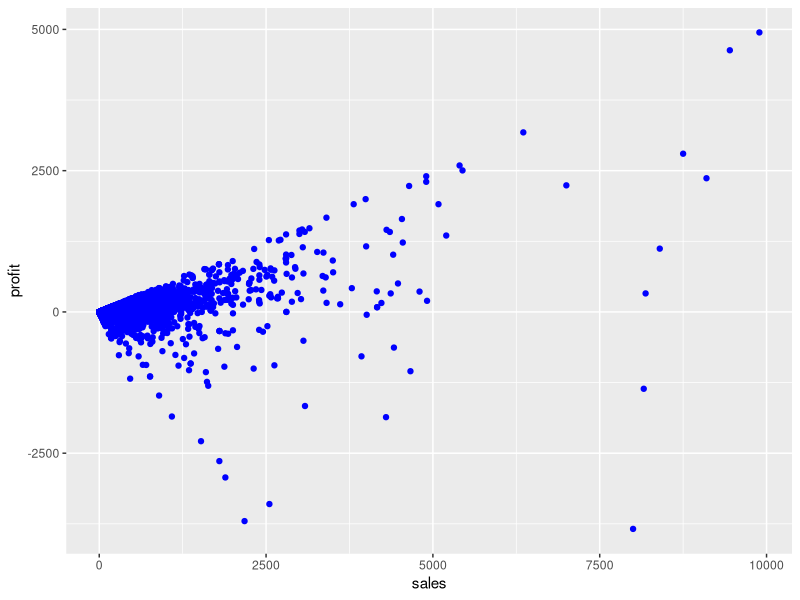

This figure's R source:
library(dplyr)
library(ggplot2)

dataset <- read.csv('Assessment_Statistics_foundation_ Dataset_superstore_simple.csv')
#visualisasi sccater plot

ggplot(dataset,aes(x=sales,y =profit))+geom_point(colour='blue')

